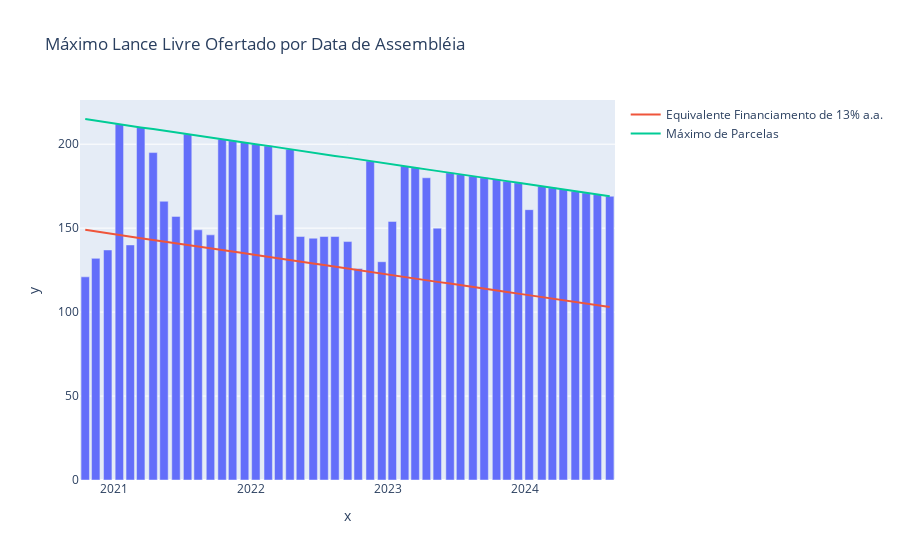

Notebook code for this chart:
### Markdown cell above
## Lances Livres

### Code cell
chart_df = (
    df[["data_assembleia", "max_parcelas", "max_viavel", "quantidadeParcelaLance"]]
    .where(df["modalidade"] == "Lance Livre")
    .groupby(["data_assembleia", "max_parcelas", "max_viavel"])
    .max()
    .reset_index()
)
# print(chart_df)
fig = px.bar(
    x=chart_df["data_assembleia"],
    y=chart_df["quantidadeParcelaLance"],
    labels={
        "data_assembleia": "Data da assembleia",
        "quantidadeParcelaLance": "Lance Livre",
    },
    title=f"Máximo Lance Livre Ofertado por Data de Assembléia",
)
fig.add_scatter(
    x=chart_df["data_assembleia"],
    y=chart_df["max_viavel"],
    mode="lines",
    name="Equivalente Financiamento de 13% a.a.",
)
fig.add_scatter(
    x=chart_df["data_assembleia"],
    y=chart_df["max_parcelas"],
    mode="lines",
    name="Máximo de Parcelas",
)

fig.show()
